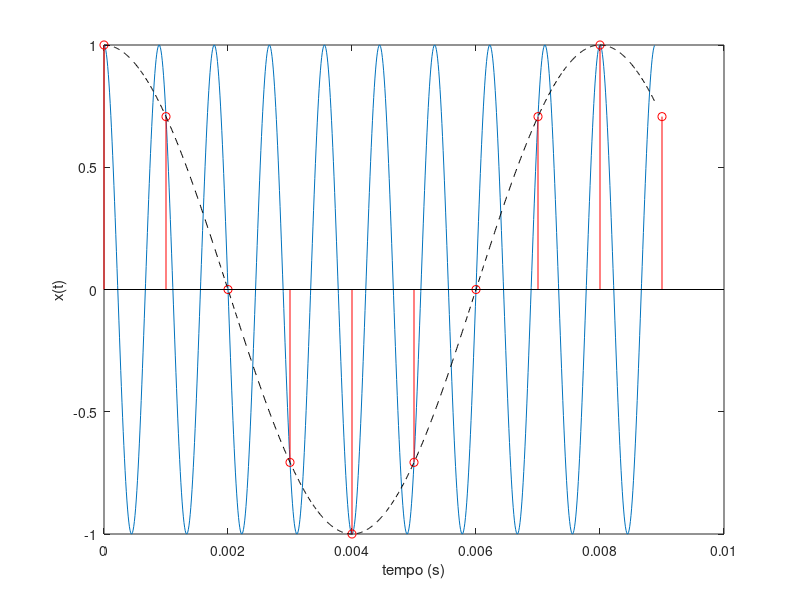

Write MATLAB code to recreate this figure.
close all
clc
clear 

fs = 1000;
Ts = 1/fs;

%Gerar a funçao continua
passo = 0.00001;
w = 2250*pi;
N = 10;
T = 2*pi/w;
t = 0:passo:N*T;
x = cos(2250*pi*t);

plot(t,x)
xlabel('tempo (s)')
ylabel('x(t)')

%%
hold all

n = 0:N-1;
x_discreto = cos(250*pi*n*Ts);
stem(n*Ts,x_discreto, 'r')

%%
x_alias = cos(250*pi*t);
plot(t,x_alias, 'k--')

n = 0:10;